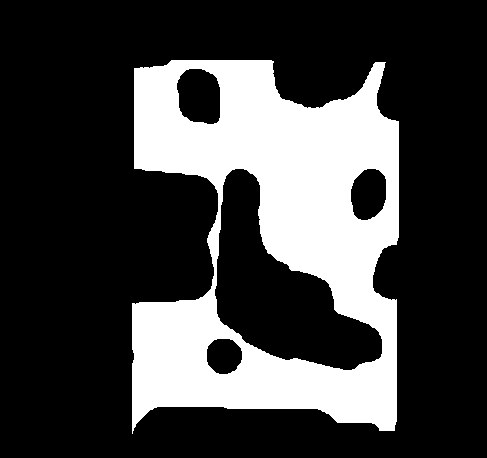
#> input picture hw3/images/binary/1.bmp, 487 x 458 px
$ python 1.py
#> lines starting #> are read from the running program, lines starting #| are printed output that depends on the picture; after the words box and inside, x2 and y2 are one past the last pixel; in counts of white or black regions, pixels touching at a corner belong together
import cv2
import os

export_dir = '../../results/binary'
if not os.path.isdir(export_dir):
    os.makedirs(export_dir)
img = cv2.imread("../../images/binary/1.bmp")
#> img is the input picture: shape (458, 487, 3); 25.8% white; 1 white region, box (x1, y1, x2, y2) and area: (132, 60, 399, 434) 57510

# 指定结构元
kernel = cv2.getStructuringElement(cv2.MORPH_ELLIPSE, (35, 35))

# 膨胀
dilate_img = cv2.dilate(img, kernel)
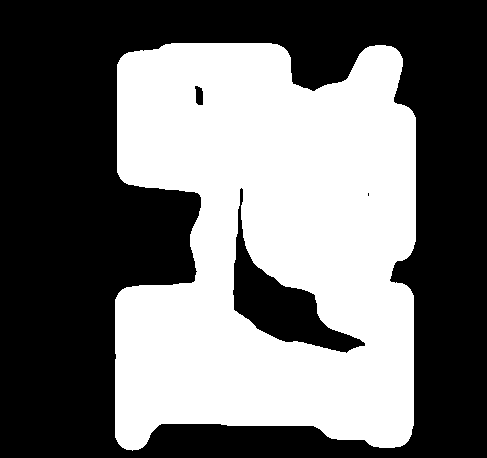
#> dilate_img: shape (458, 487, 3); 43.9% white; 1 white region, box (x1, y1, x2, y2) and area: (115, 43, 416, 451) 97933
# 腐蚀
erode_img = cv2.erode(img, kernel)
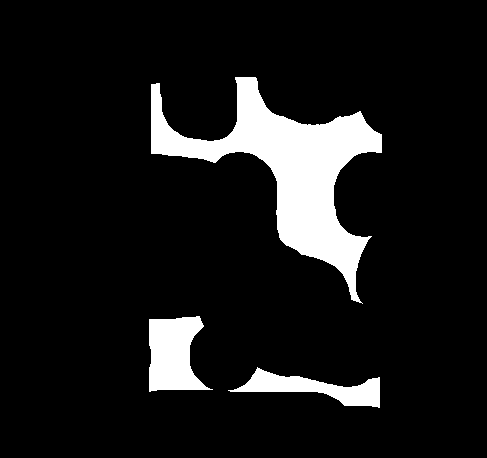
#> erode_img: shape (458, 487, 3); 9.8% white; 3 white regions, box (x1, y1, x2, y2) and area: (151, 77, 382, 304) 16069, (149, 316, 213, 392) 3342, (228, 367, 380, 408) 2436
# 开操作
open_img = cv2.morphologyEx(img, cv2.MORPH_OPEN, kernel)
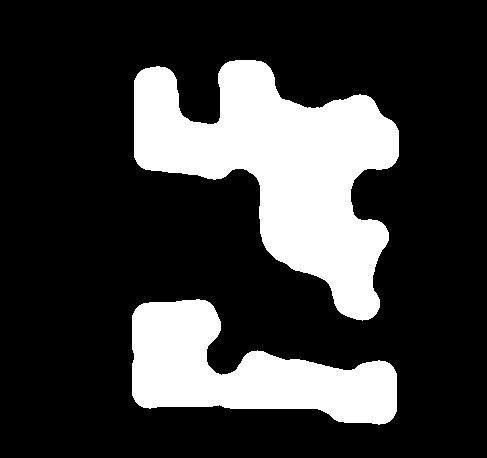
#> open_img: shape (458, 487, 3); 23.1% white; 2 white regions, box (x1, y1, x2, y2) and area: (134, 60, 399, 321) 33673, (132, 299, 397, 425) 17880
# 闭操作
close_img = cv2.morphologyEx(img, cv2.MORPH_CLOSE, kernel)
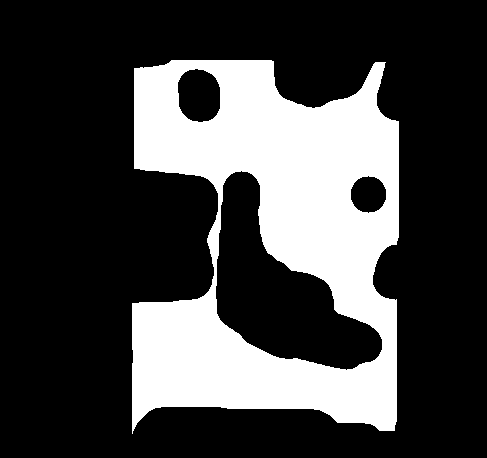
#> close_img: shape (458, 487, 3); 26.6% white; 1 white region, box (x1, y1, x2, y2) and area: (132, 60, 399, 434) 59415

cv2.imshow("dilate", dilate_img)
cv2.waitKey()

cv2.imshow("erode", erode_img)
cv2.waitKey()

cv2.imshow("open", open_img)
cv2.waitKey()

cv2.imshow("close", close_img)
cv2.waitKey()

cv2.imwrite(os.path.join(export_dir, "1.png"), img)
cv2.imwrite(os.path.join(export_dir, "1_dilate.png"), dilate_img)
cv2.imwrite(os.path.join(export_dir, "1_erode.png"), erode_img)
cv2.imwrite(os.path.join(export_dir, "1_open.png"), open_img)
cv2.imwrite(os.path.join(export_dir, "1_close.png"), close_img)

$ run again, with hw3/images/binary/4.bmp copied over hw3/images/binary/1.bmp
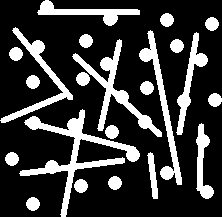
#> input picture hw3/images/binary/4.bmp, 222 x 217 px
#> img is the input picture: shape (217, 222, 3); 22.2% white; 22 white regions, largest, box (x1, y1, x2, y2) and area: (19, 109, 140, 217) 2271, (72, 39, 162, 137) 1502, (139, 30, 182, 185) 1227
#> `dilate_img = cv2.dilate(img, kernel)`:
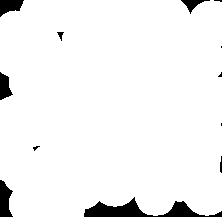
#> dilate_img: shape (217, 222, 3); 95.4% white; 12 black regions (5 under 20 px), largest, box (x1, y1, x2, y2) and area: (84, 197, 222, 217) 1125, (0, 180, 13, 217) 340, (0, 0, 24, 17) 265
#> erode_img: shape (217, 222, 3); every value is 0
#> `close_img = cv2.morphologyEx(img, cv2.MORPH_CLOSE, kernel)`:
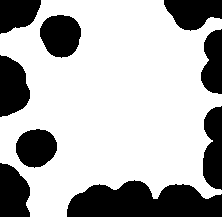
#> close_img: shape (217, 222, 3); 70.2% white; 9 black regions, largest, box (x1, y1, x2, y2) and area: (67, 180, 222, 217) 4302, (0, 55, 30, 117) 1408, (40, 15, 81, 58) 1367
